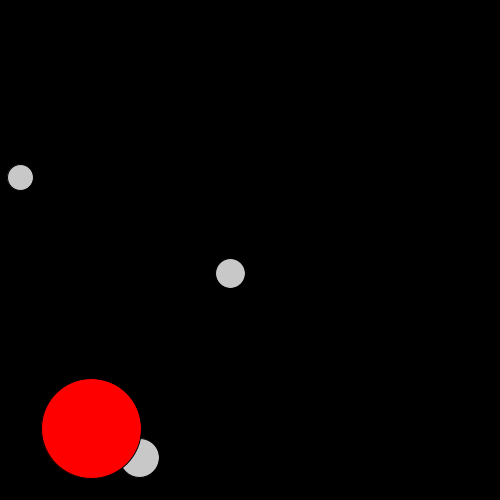
Frame 1 (no input)
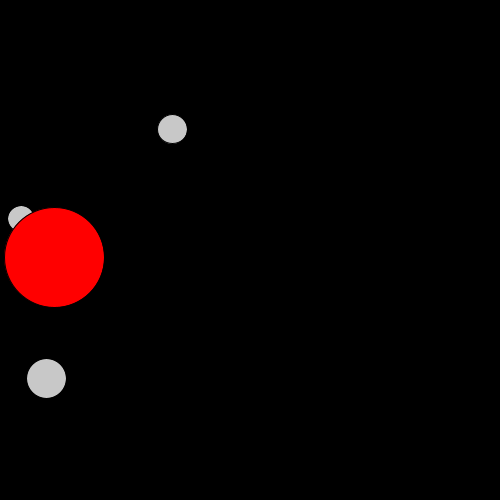
Frame 60 (the mouse pressed at the canvas centre just before this capture)
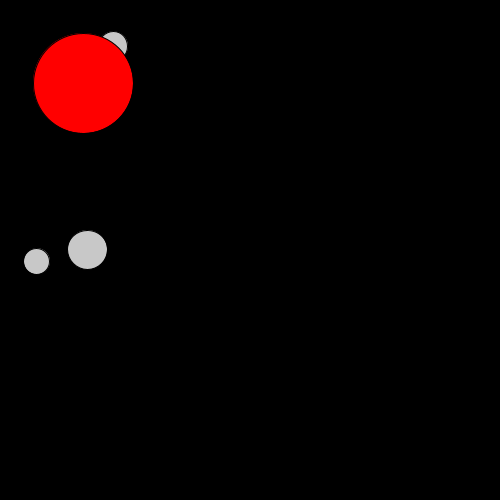
Frame 120 (the mouse held since frame 60 and released just before this capture)

The Processing sketch that drew these frames (run headless with seeded random() and noise(); from frame 60 on, the mouse is pressed at the canvas centre):

// Processing sketch: introClases
// ── introClases.pde
// intro a Programación Orientada a Objetos (OOP siglas en inglés)
// campos o PROPIEDADES (son las variables)
// las acciones son los METODOS


Pelota ball1, ball2, ball3; // declaro instancias de la clase (objetos)
Pelota pelota;
void setup() {
  size(500, 500);
  ball1 = new Pelota(); // construyo cada una de esas instancias con new
  ball2 = new Pelota();
  ball3 = new Pelota();
  pelota = new Pelota(100, color(255, 0, 0));
}
void draw() {
  background(0);

  ball1.dibujarPelota(); // llamo a los métodos de la clase
  ball2.dibujarPelota();
  ball3.dibujarPelota();

  ball1.moverPelota();
  ball2.moverPelota();
  ball3.moverPelota();

  pelota.dibujarPelota();
  pelota.moverPelota();
}

// ── clasePelota.pde
// clase Pelota
class Pelota {
  float px, py, dx, dy; // propiedades
  float tam;
  color relleno;
  Pelota() {
    tam = random(20, 50);
    px = random(tam/2, width-tam/2);
    py = random(tam/2, height-tam/2);
    dx = random(-3, 3);
    dy = random(-3, 3);
    relleno = color(200);
  }
  Pelota(float tamano, color relleno_) {
    tam = tamano;
    relleno = relleno_;
    px = random(tam/2, width-tam/2);
    py = random(tam/2, height-tam/2);
    dx = random(-3, 3);
    dy = random(-3, 3);
  
    
  }

  void dibujarPelota() { // método dibujar
    fill(relleno);
    ellipse(px, py, tam, tam);
  }
  void moverPelota() { // método mover
    if (px>width-tam/2 || px<tam/2) {
      dx *= -1;
    }
    if (py>height-tam/2 || py<tam/2) {
      dy *= -1;
    }

    px += dx;
    py += dy;
  }
}
